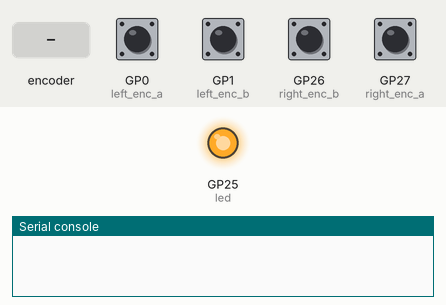
This program was run on a simulated Raspberry Pi Pico running MicroPython. Shown: output pins drawn as LEDs (lit = HIGH), the last lines printed to the serial console. Inputs (shaded band) come from the test bench; at power-on: GP0 (left_enc_a), GP1 (left_enc_b), GP26 (right_enc_b), GP27 (right_enc_a) HIGH. The clock reads 2024-03-15 10:24:30 at power-on unless the program sets it.

Above: at 0.1 s.
At 6.2 s:
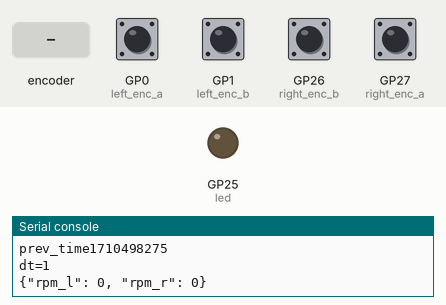
6.3 s: rotary encoder on GP0 (left_enc_a) / GP1 (left_enc_b) turned 1 step (first pin leading)
Timing chart, 0 to 9.3 s (numbered marks = the images above; inputs shaded):
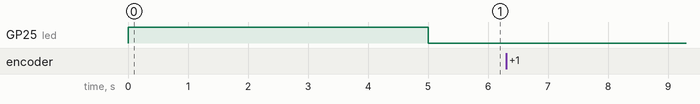

The program:

main.py
```python
from machine import Pin, I2C, UART
import time
import json
import PicoMotorDriver


import utime
import math
import _thread
import uasyncio as asyncio

#GP２５のLEDを出力ピンとして設定
led = machine.Pin(25, machine.Pin.OUT)

#出力ピンのスイッチをオン（１）
led.value(1)

#指定の秒数待機（５）
utime.sleep(5)

#出力ピンのスイッチをオフ（０）
led.value(0)

#GPIOピン番号(左モーター)
LEFT_ENC_A = 0
LEFT_ENC_B = 1

#GPIOピン番号(右モーター)
RIGHT_ENC_A = 27
RIGHT_ENC_B = 26

# 変数の初期化
prev_data=[0,0]
gear_ratio = 46.8 # 使用モーター JGA25-371(12v130RPM)
ppr = 11 # 使用モーター JGA25-371(12v130RPM)
delta=2*math.pi/(4*ppr*gear_ratio)
counter=[0,0]
prev_counter=[0,0]
angle = [0,0]
prev_angle = [0,0]
prev_time = 0 #time.time()
prev_phi = [0,0]
velocity = [0,0]
rpm = [0,0]

left_enc_a = machine.Pin(LEFT_ENC_A, machine.Pin.IN, machine.Pin.PULL_UP)
left_enc_b = machine.Pin(LEFT_ENC_B, machine.Pin.IN, machine.Pin.PULL_UP)

right_enc_a = machine.Pin(RIGHT_ENC_A, machine.Pin.IN, machine.Pin.PULL_UP)
right_enc_b = machine.Pin(RIGHT_ENC_B, machine.Pin.IN, machine.Pin.PULL_UP)


# 左モーター　パルスカウント計算
def callback(channel):
    global prev_data,counter,angle,left_enc_a,left_enc_b

    current_a = left_enc_a.value()
    current_b = left_enc_b.value()

    encoded = (current_a<<1)|current_b
    sum=(prev_data[0]<<2)|encoded

    #print(bin(sum))
    if (sum==0b0010 or sum==0b1011 or sum==0b1101 or sum==0b0100):
        counter[0] -= 1
        angle[0]-=delta
    elif (sum==0b0001 or sum==0b0111 or sum==0b1110 or sum==0b1000):
        counter[0] += 1
        angle[0]+=delta

    prev_data[0]=encoded


# 右モーター　パルスカウント計算
def callback2(channel):
    global prev_data,counter,angle,right_enc_a,right_enc_b

    current_a = right_enc_a.value()
    current_b = right_enc_b.value()

    encoded = (current_a<<1)|current_b
    sum=(prev_data[1]<<2)|encoded

    # print(bin(sum)) 左と判定が逆になるはず
    if (sum==0b0010 or sum==0b1011 or sum==0b1101 or sum==0b0100):
        counter[1] += 1
        angle[1]+=delta
    elif (sum==0b0001 or sum==0b0111 or sum==0b1110 or sum==0b1000):
        counter[1] -= 1
        angle[1]-=delta

    prev_data[1]=encoded


# カウンター値から速度算出
def calc_velocity():
    global counter, prev_counter, prev_phi, prev_time,angle,prev_angle,dt
    # print("angle="+str(angle))

    now=time.time()
    dt = now - prev_time
    # print("dt="+str(dt))
    print("prev_counter[0]="+str(prev_counter[0]))
    print("now="+str(now))
    print("prev_time"+str(prev_time))
    print("dt="+str(dt))
    if dt == 0:
        print("dt is zero")
    else:
        for i in range(2):
            if counter[i] != prev_counter[i]:
                phi = counter[i]*delta
                velocity[i] = (phi - prev_phi[i])/dt
                print("velocity["+str(i)+"]="+str(velocity[i]))
                rpm[i] = velocity[i]*60/(2*math.pi)
                print("rpm["+str(i)+"]="+str(rpm[i])) # for debug
                prev_counter[i] = counter[i]
                prev_phi[i] = phi
                prev_angle[i] = angle[i]
            else:
                velocity[i] = 0
                rpm[i] = 0
        prev_time = now

async def rpm_send():
    print("rpm_send start!!")
    uart = UART(1,115200)
    while True:
        calc_velocity()
        #uartで応答（回転数）
        json_string = json.dumps({"rpm_l":rpm[0],"rpm_r":rpm[1]})
        print(json_string)
        uart.write(json_string.encode('utf-8'))
        uart.write("\r\n".encode())
        await asyncio.sleep(1)

async def uart_rcv():
    print("uart_rcv start!!")
    uart = UART(1,115200)
    send_counter = 0
    while True:
        buf = bytearray()
        data_flg = False
        while True:
            char = uart.read(1)
            #print(char)
            if char is None:
                break
            #print(char)
            buf.extend(char)
            if char == b'\n':
                data_flg = True
                break
            # time.sleep(0.001)
            await asyncio.sleep(0.001)

        if data_flg == True:
            byte_data = buf
            data_flg = False
        else:
            await asyncio.sleep(0.001)
            continue

        if byte_data is not None:
            led.value(0) # for debug
            if 'start' in byte_data:
                print("yes start")

            elif 'emergency_stop' in byte_data:
                print("emergency_stop")
                board.motorOff(1)
                board.motorOff(2)
                #led.value(0) # for debug
                continue
            else:
                #led.value(0) # for debug
                continue

            #led.value(0) # for debug

            str_data = byte_data.decode('utf-8').split('$')[1]
            if len(str_data) != 0:
                try:
                    json_data = json.loads(str_data)
                except ValueError as e:
                    print("JSON Error!!")
                    continue

                v_r = json_data["v_r"]
                v_l = json_data["v_l"]

                # add uart --->
                if v_r > 0 and v_l > 0:
    #                 print("forward!!")
                    board.motorOn(1, 'f', abs(v_r))
                    board.motorOn(2, 'f', abs(v_l))

                elif v_r > 0 and v_l < 0:
    #                 print("right!!")
                    board.motorOn(1, 'f', abs(v_r))
                    board.motorOn(2, 'r', abs(v_l))

                elif v_r < 0 and v_l > 0:
#                 print("left!!")
                    board.motorOn(1, 'r', abs(v_r))
                    board.motorOn(2, 'f', abs(v_l))

                elif v_r < 0 and v_l < 0:
#                 print("back!!")
                    board.motorOn(1, 'r', abs(v_r))
                    board.motorOn(2, 'r', abs(v_l))

                else:
                    #led.value(0) # for debug
                    board.motorOff(1)
                    board.motorOff(2)
            else:
                #led.value(0) # for debug
                board.motorOff(1)
                board.motorOff(2)


# 割り込みイベントの設定
left_enc_a.irq(trigger=Pin.IRQ_RISING | Pin.IRQ_FALLING,  handler=callback)
left_enc_b.irq(trigger=Pin.IRQ_RISING | Pin.IRQ_FALLING,  handler=callback)

right_enc_a.irq(trigger=Pin.IRQ_RISING | Pin.IRQ_FALLING,  handler=callback2)
right_enc_b.irq(trigger=Pin.IRQ_RISING | Pin.IRQ_FALLING,  handler=callback2)


async def main():
    await asyncio.gather(uart_rcv(),rpm_send())


if __name__ == "__main__":
     board = PicoMotorDriver.KitronikPicoMotor()
     asyncio.run(main())
```
